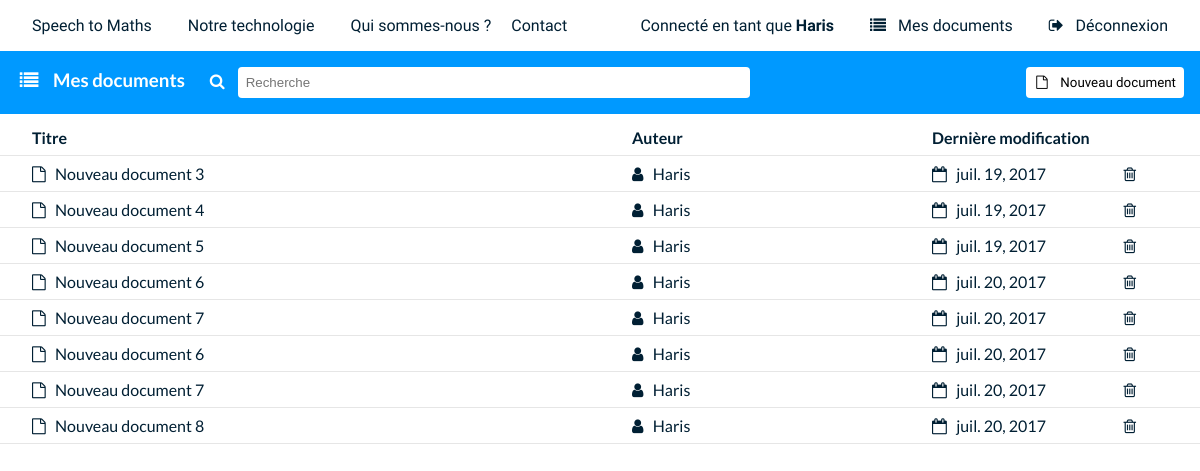
The page /mes_documents (signed in) on the database as committed earlier.
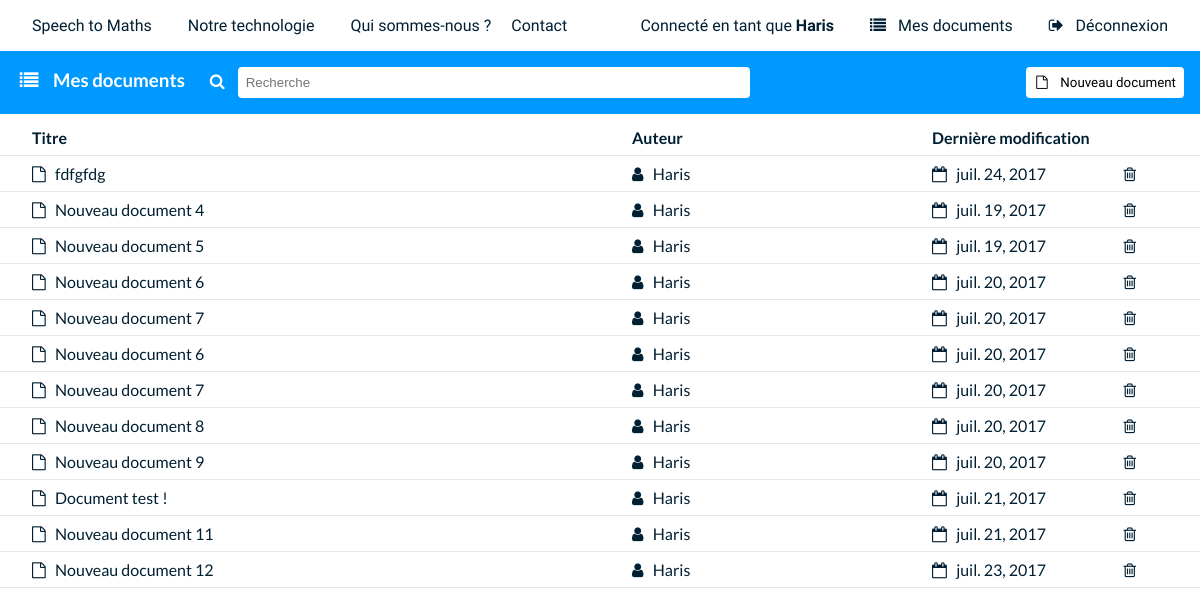
The same page on the database as committed later.
### interface/models.py (models this page shows, shortened)
class Document (models.Model) :
    auteur = models.ForeignKey('Utilisateur')
    contenu = models.TextField()
    date_derniere_modification = models.DateField(auto_now = True)
    date_creation = models.DateField(auto_now_add = True)
    titre = models.CharField(max_length = 2048)

### interface/views.py (the view)
# urls.py: url(r'^mes_documents$', views.docs, name = 'docs'),
@login_required
def docs (request) :
    user = get_user (request)
    try :
        doc = get_document(request, request.GET['s'])
        if doc.auteur.username == request.user.username :
            doc.delete()
    except Exception :
        pass
    docs = models.Document.objects.filter(auteur = user)
    return render(request, 'mes_documents.html', locals())

### interface/models.py (called while the page is built)
    def __str__ (self) :
        return self.username

### interface/views.py (called while the page is built)
def get_user (request) :
    return models.Utilisateur.objects.get(username = request.user.username)

### templates/mes_documents.html (shortened to what this page needs)
{% extends "base.html" %}
{% load static %}
{% block content %}
	<div class = "top-bar">
		<h3>
			<i class="fa fa-list" aria-hidden="true"> </i> &nbsp;
			Mes documents
		</h3>
		<i class="fa fa-search" aria-hidden="true"></i>
		<input type = "search" name = "search_docs" placeholder = "Recherche" onkeypress="setTimeout(search, 0)">
		<span class = "a-droite">
			<form action = "{% url "add_doc" %}">
				<button type="submit">
					<i class="fa fa-file-o" aria-hidden="true"></i> &nbsp;
					Nouveau document
				</button>
			</form>
		</span>
	</div>
	<div class = "filler"> <h2> &nbsp; </h2> </div>
	<table class = "docs-table">
	{% if docs %}
		<tr>
			<th onclick = "classer(0)"> Titre &nbsp;</th>
			<th onclick = "classer(1)"> Auteur &nbsp; </th>
			<th onclick = "classer(2)"> Dernière modification &nbsp; </th>
		</tr>
	{% endif %}
	{% for doc in docs %}
		<tr class = "_document">
			<td>
				<a href = "{% url "document" doc.id %}">
					<i class="fa fa-file-o" aria-hidden="true"></i> &nbsp;
					{{ doc.titre }}
				</a>
			</td>
			<td>
				<i class="fa fa-user" aria-hidden="true"></i> &nbsp; {{ doc.auteur }}
			</td>
			<td>
				<i class="fa fa-calendar-o" aria-hidden="true"></i> &nbsp;
				{{ doc.date_derniere_modification }}
				<span class = "a-droite">
					<span onclick = "confirmation('{% url 'docs' %}?s={{ doc.id }}', '{{ doc.titre }}');" class = "supprimer">
						<i class="fa fa-trash-o" aria-hidden="true"> </i>
					</span>
				</span>
			</td>
		</tr>
	{% endfor %}
	</table>
{% endblock %}

### templates/base.html (shortened to what this page needs)
{% load static %}
<!DOCTYPE html>
<html lang="fr">
	<head>
		<link rel="stylesheet" href={% static "css/style.css" %}>
		<link rel="stylesheet" href={% static "font/font-awesome-4.7.0/css/font-awesome.min.css" %}>
	</head>
	<body>
		{% block nav %}
		<nav>
			<ul>
				<a href = "{% url "index" %}"><li> Speech to Maths</li></a>
				<a href = "{% url "index" %}#techno"><li> Notre technologie</li></a>
				<a href = "{% url "index" %}#equipe"><li> Qui sommes-nous ?</li></a>
				<a href="mailto:contact@s2m.io?subject=Question"> Contact </a>
			</ul>
			{% if user.is_authenticated %}
			<span class = "a-droite">
				<ul>
					<li> Connecté en tant que
						<a href = "{% url "compte" %}">
							<strong> {{ user.username }} </strong>
						</a>
					</li>
					<li>
						<a href = "{% url "docs" %}">
							<i class="fa fa-list" aria-hidden="true"> </i> &nbsp;
							Mes documents
						</a>
					</li>
					<li>
						<a href = "{% url "deconnexion" %}">
							<i class="fa fa-sign-out" aria-hidden="true"></i> &nbsp;
							Déconnexion
						</a>
					</li>
				</ul>
			</span>
			{% endif %}
		</nav>
		<div class = "nav_filler"> &nbsp; </div>
		{% endblock %}
		{% block content %} {% endblock %}
	</body>
</html>

### static/css/style.css (style rules this page uses)
a { color : inherit; text-decoration : none; }
body { margin : 0; background : 0; font-family: 'Lato', sans-serif; color : #001f33; }
button { padding : .6em; border-radius : .3em; border : none; cursor : pointer; }
button, h1, nav { font-family: 'Varela Round', sans-serif; }
button, nav { background-color : white; }
h2 { font-size : 1.5em; }
input { display : inline; margin : 0 .5em; padding : .3em; border-radius : .3em; border : none; }
nav { width : 100%; position : fixed; padding : 1em; z-index : 1; }
nav li { margin : 0 1em; }
nav li, nav ul { display : inline; padding : 0; }
.a-droite { right : 0; margin-right : 2em; position : absolute; padding-right : inherit; }
.nav_filler { padding : 1em; }
.top-bar { padding : 1em; background-color : #09f; color : white; position : fixed; width : 100%; z-index : 1; }
.top-bar h3 { margin : 0 1em 0 0; display : inline-block; }
.top-bar i { margin : 0 .2em; }
.top-bar input { min-width : 512px; padding : .6em; }
.docs-table { width : 100%; border-collapse: collapse; }
.docs-table td, .docs-table th { width : 25%; padding : .5em 2em; border-bottom : #e6e6e6 1px solid; text-align : left; }
.docs-table td:first-child, .docs-table th:first-child { width : 50%; }

Rows that differ between the two databases and show on the page:
changed Document: titre "Nouveau document 3" → "fdfgfdg"; date_derniere_modification "juil. 19, 2017" → "juil. 24, 2017"
added Document: titre "Nouveau document 9", auteur "Haris", date_derniere_modification "juil. 20, 2017"
added Document: titre "Document test !", auteur "Haris", date_derniere_modification "juil. 21, 2017"
added Document: titre "Nouveau document 11", auteur "Haris", date_derniere_modification "juil. 21, 2017"
added Document: titre "Nouveau document 12", auteur "Haris", date_derniere_modification "juil. 23, 2017"
